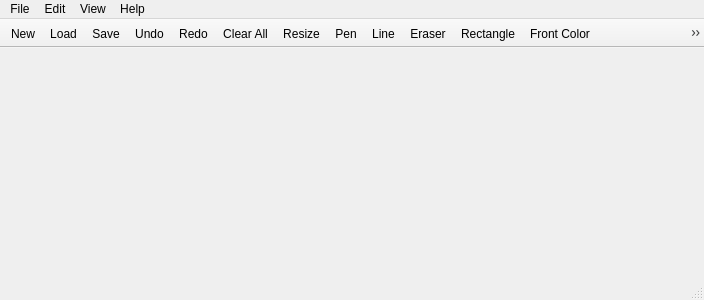
<?xml version="1.0" encoding="UTF-8"?>
<ui version="4.0">
 <class>MyMainWindow</class>
 <widget class="QMainWindow" name="MyMainWindow">
  <property name="geometry">
   <rect>
    <x>0</x>
    <y>0</y>
    <width>704</width>
    <height>300</height>
   </rect>
  </property>
  <property name="windowTitle">
   <string>MyMainWindow</string>
  </property>
  <widget class="QWidget" name="centralWidget"/>
  <widget class="QMenuBar" name="menuBar">
   <property name="geometry">
    <rect>
     <x>0</x>
     <y>0</y>
     <width>704</width>
     <height>21</height>
    </rect>
   </property>
   <widget class="QMenu" name="menuFile">
    <property name="title">
     <string>File</string>
    </property>
    <addaction name="actionNew"/>
    <addaction name="actionLoad"/>
    <addaction name="actionSave"/>
   </widget>
   <widget class="QMenu" name="menuEdit">
    <property name="title">
     <string>Edit</string>
    </property>
    <addaction name="separator"/>
    <addaction name="actionPen"/>
    <addaction name="actionEraser"/>
    <addaction name="actionUndo"/>
    <addaction name="actionRedo"/>
    <addaction name="actionLine"/>
    <addaction name="actionClear_All"/>
    <addaction name="actionFront_Color"/>
    <addaction name="actionBackground_Color"/>
    <addaction name="actionResize"/>
    <addaction name="actionRectangle"/>
   </widget>
   <widget class="QMenu" name="menuView">
    <property name="title">
     <string>View</string>
    </property>
   </widget>
   <widget class="QMenu" name="menuHelp">
    <property name="title">
     <string>Help</string>
    </property>
   </widget>
   <addaction name="menuFile"/>
   <addaction name="menuEdit"/>
   <addaction name="menuView"/>
   <addaction name="menuHelp"/>
  </widget>
  <widget class="QStatusBar" name="statusBar"/>
  <widget class="QToolBar" name="toolBar">
   <property name="windowTitle">
    <string>toolBar</string>
   </property>
   <property name="autoFillBackground">
    <bool>false</bool>
   </property>
   <property name="movable">
    <bool>false</bool>
   </property>
   <property name="floatable">
    <bool>false</bool>
   </property>
   <attribute name="toolBarArea">
    <enum>TopToolBarArea</enum>
   </attribute>
   <attribute name="toolBarBreak">
    <bool>false</bool>
   </attribute>
   <addaction name="actionNew"/>
   <addaction name="actionLoad"/>
   <addaction name="actionSave"/>
   <addaction name="actionUndo"/>
   <addaction name="actionRedo"/>
   <addaction name="actionClear_All"/>
   <addaction name="actionResize"/>
   <addaction name="actionPen"/>
   <addaction name="actionLine"/>
   <addaction name="actionEraser"/>
   <addaction name="actionRectangle"/>
   <addaction name="actionFront_Color"/>
   <addaction name="actionBackground_Color"/>
   <addaction name="actionPoly_Line"/>
  </widget>
  <action name="actionNew">
   <property name="icon">
    <iconset>
     <normaloff>../../Downloads/bitmap/bitmap/icon/new_icon.bmp</normaloff>../../Downloads/bitmap/bitmap/icon/new_icon.bmp</iconset>
   </property>
   <property name="text">
    <string>New</string>
   </property>
   <property name="shortcut">
    <string>Ctrl+N</string>
   </property>
  </action>
  <action name="actionLoad">
   <property name="icon">
    <iconset>
     <normaloff>../../Downloads/bitmap/bitmap/icon/open_icon.bmp</normaloff>../../Downloads/bitmap/bitmap/icon/open_icon.bmp</iconset>
   </property>
   <property name="text">
    <string>Load</string>
   </property>
  </action>
  <action name="actionSave">
   <property name="icon">
    <iconset>
     <normaloff>../../Downloads/bitmap/bitmap/icon/save_icon.bmp</normaloff>../../Downloads/bitmap/bitmap/icon/save_icon.bmp</iconset>
   </property>
   <property name="text">
    <string>Save</string>
   </property>
   <property name="shortcut">
    <string>Ctrl+S</string>
   </property>
  </action>
  <action name="actionPen">
   <property name="icon">
    <iconset>
     <normaloff>../../Downloads/bitmap/bitmap/icon/pen_icon.bmp</normaloff>../../Downloads/bitmap/bitmap/icon/pen_icon.bmp</iconset>
   </property>
   <property name="text">
    <string>Pen</string>
   </property>
  </action>
  <action name="actionEraser">
   <property name="icon">
    <iconset>
     <normaloff>../../Downloads/bitmap/bitmap/icon/eraser_icon.bmp</normaloff>../../Downloads/bitmap/bitmap/icon/eraser_icon.bmp</iconset>
   </property>
   <property name="text">
    <string>Eraser</string>
   </property>
  </action>
  <action name="actionUndo">
   <property name="icon">
    <iconset>
     <normaloff>../../Downloads/bitmap/bitmap/icon/undo_icon.bmp</normaloff>../../Downloads/bitmap/bitmap/icon/undo_icon.bmp</iconset>
   </property>
   <property name="text">
    <string>Undo</string>
   </property>
  </action>
  <action name="actionRedo">
   <property name="icon">
    <iconset>
     <normaloff>../../Downloads/bitmap/bitmap/icon/redo_icon.bmp</normaloff>../../Downloads/bitmap/bitmap/icon/redo_icon.bmp</iconset>
   </property>
   <property name="text">
    <string>Redo</string>
   </property>
  </action>
  <action name="actionLine">
   <property name="icon">
    <iconset>
     <normaloff>../../Downloads/bitmap/bitmap/icon/line_icon.bmp</normaloff>../../Downloads/bitmap/bitmap/icon/line_icon.bmp</iconset>
   </property>
   <property name="text">
    <string>Line</string>
   </property>
  </action>
  <action name="actionClear_All">
   <property name="icon">
    <iconset>
     <normaloff>../../Downloads/bitmap/bitmap/icon/clearall_icon.bmp</normaloff>../../Downloads/bitmap/bitmap/icon/clearall_icon.bmp</iconset>
   </property>
   <property name="text">
    <string>Clear All</string>
   </property>
  </action>
  <action name="actionFront_Color">
   <property name="icon">
    <iconset>
     <normaloff>../../Downloads/bitmap/bitmap/icon/fcolor_icon.bmp</normaloff>../../Downloads/bitmap/bitmap/icon/fcolor_icon.bmp</iconset>
   </property>
   <property name="text">
    <string>Front Color</string>
   </property>
  </action>
  <action name="actionBackground_Color">
   <property name="icon">
    <iconset>
     <normaloff>../../Downloads/bitmap/bitmap/icon/bcolor_icon.bmp</normaloff>../../Downloads/bitmap/bitmap/icon/bcolor_icon.bmp</iconset>
   </property>
   <property name="text">
    <string>Background Color</string>
   </property>
  </action>
  <action name="actionResize">
   <property name="icon">
    <iconset>
     <normaloff>../../Downloads/bitmap/bitmap/icon/resize_icon.bmp</normaloff>../../Downloads/bitmap/bitmap/icon/resize_icon.bmp</iconset>
   </property>
   <property name="text">
    <string>Resize</string>
   </property>
  </action>
  <action name="actionPoly_Line">
   <property name="icon">
    <iconset>
     <normaloff>../../Downloads/bitmap/bitmap/icon/polyline.png</normaloff>../../Downloads/bitmap/bitmap/icon/polyline.png</iconset>
   </property>
   <property name="text">
    <string>Poly Line</string>
   </property>
  </action>
  <action name="actionRectangle">
   <property name="icon">
    <iconset>
     <normaloff>../../Downloads/bitmap/bitmap/icon/rect_icon.bmp</normaloff>../../Downloads/bitmap/bitmap/icon/rect_icon.bmp</iconset>
   </property>
   <property name="text">
    <string>Rectangle</string>
   </property>
  </action>
 </widget>
 <layoutdefault spacing="6" margin="11"/>
 <resources/>
 <connections/>
</ui>
